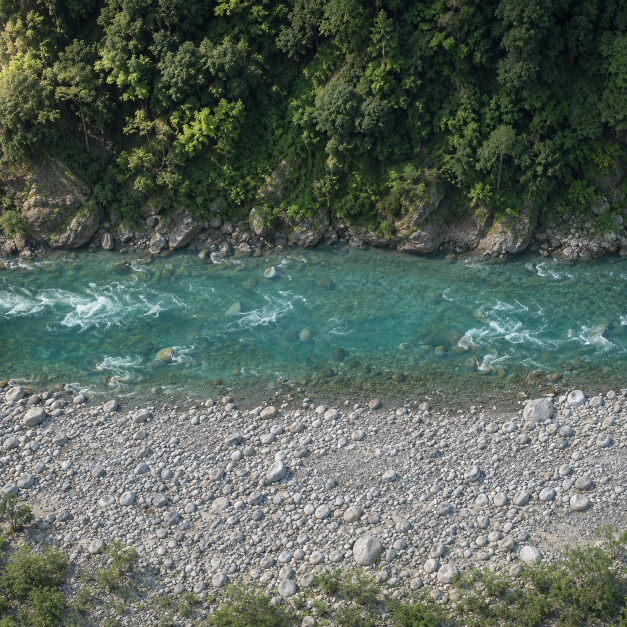
#> input picture assets/valley/anshun.webp, 1254 x 1254 px, given in place of zunyi.webp, which was not available (shown at 1/2 size)
$ python prepare_cinema_plates.py
#> lines starting #> are read from the running program, lines starting #| are printed output that depends on the picture
"""Prepare macro albedo for occupied sites; remove baked roofs from the ground.
Original artwork remains in assets/valley. Only remapped ground plates are emitted.
"""
from pathlib import Path
import numpy as np
from PIL import Image
from scipy.ndimage import gaussian_filter

root=Path(__file__).resolve().parents[1]/'assets'
out=root/'cinema/ground'
out.mkdir(parents=True,exist_ok=True)
for name in ['zunyi','liping','hadapu','baxi','huining','jiangtai','chishui','dawei']:
    image=Image.open(root/'valley'/(name+'.webp')).convert('RGB')
#> image is the input picture: PIL image 1254x1254 RGB; mean R, G, B 87.6, 101.4, 90.5
    rgb=np.asarray(image,dtype=np.float32)/255
    h,w=rgb.shape[:2];y,x=np.mgrid[0:h,0:w];u=x/w;v=y/h
#> after `h, w = rgb.shape[:2]`: h = 1254; w = 1254
    r,g,b=rgb.transpose(2,0,1)
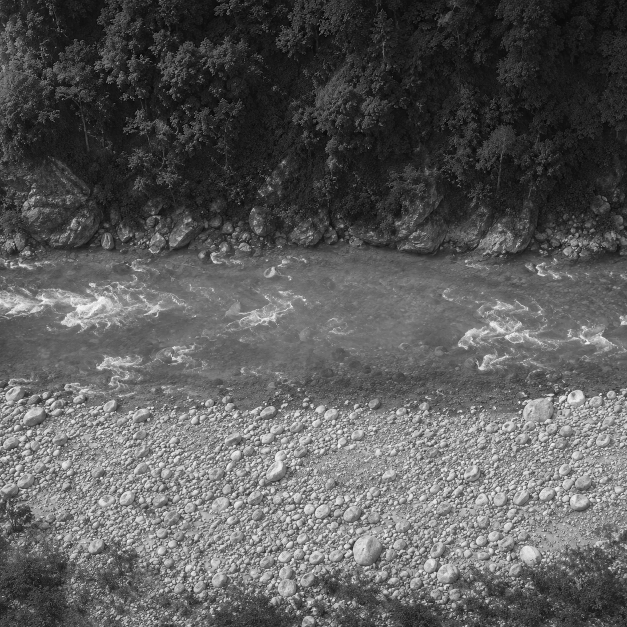
#> b: shape (1254, 1254) float32 (shown at 1/2 size); min 0, max 1, mean 0.355
    greenery=np.clip((g-b-.032)*11,0,1)*np.clip((g-r+.026)*18,0,1)
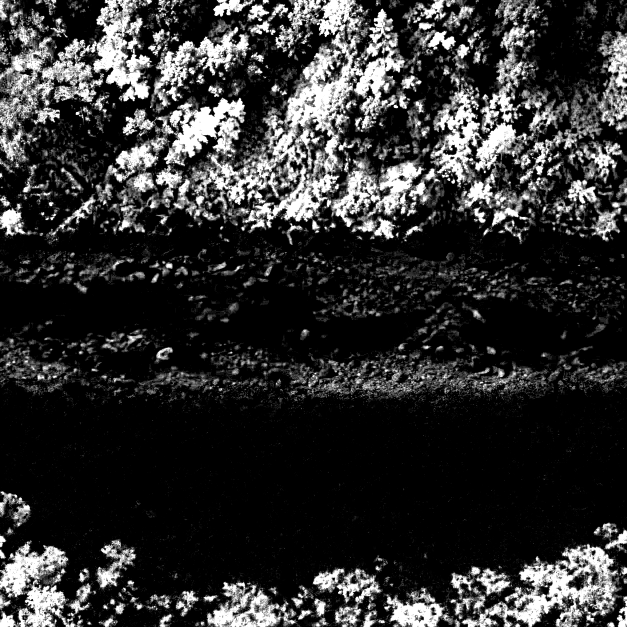
#> greenery: shape (1254, 1254) float32 (shown at 1/2 size); min 0, max 1, mean 0.191
    preserve=gaussian_filter(greenery,3.3)
    if name in ['chishui','dawei']:
        band=v if name=='chishui' else u
        preserve=np.maximum(preserve,np.clip((.125-np.abs(band-.5))*65,0,1))
    else:
        open_court=np.maximum(abs(u-.5)/.177,abs(v-.5)/.170)
        preserve=np.maximum(preserve,np.clip((1-open_court)*8,0,1))
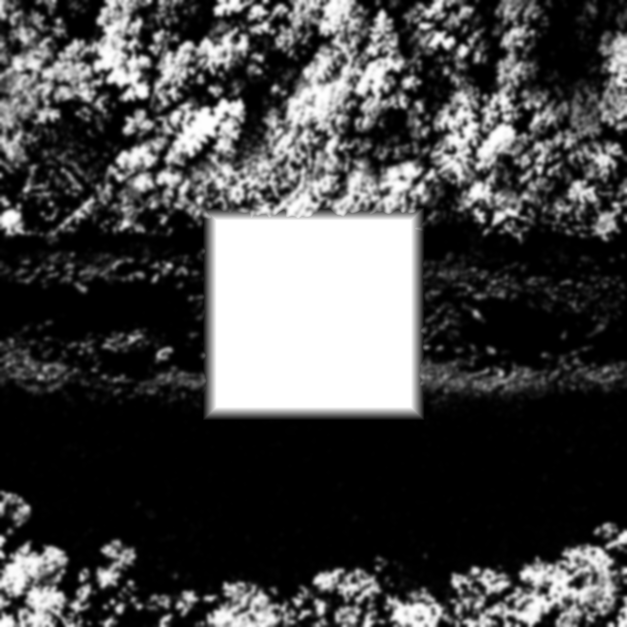
#> preserve: shape (1254, 1254) float64 (shown at 1/2 size); min 0, max 1, mean 0.286
    if name=='jiangtai':
        preserve=np.maximum(preserve,np.clip(abs(u-.5)*2+.18,0,1))
    low=gaussian_filter(rgb,(22,22,0))
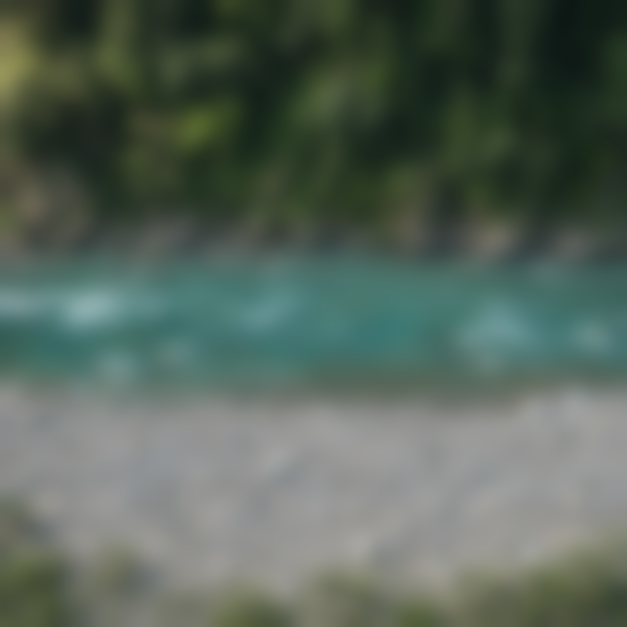
#> low: shape (1254, 1254, 3) float32 (shown at 1/2 size); mean R, G, B 0.344, 0.398, 0.355
    grit=np.asarray(Image.open(root/'valley/flagstone.webp').convert('L'),dtype=np.float32)/255
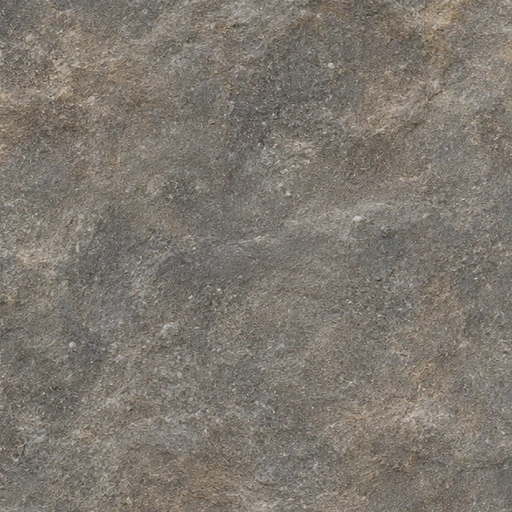
#> input picture assets/valley/flagstone.webp, 512 x 512 px
    detail=grit[y%grit.shape[0],x%grit.shape[1]]-grit.mean()
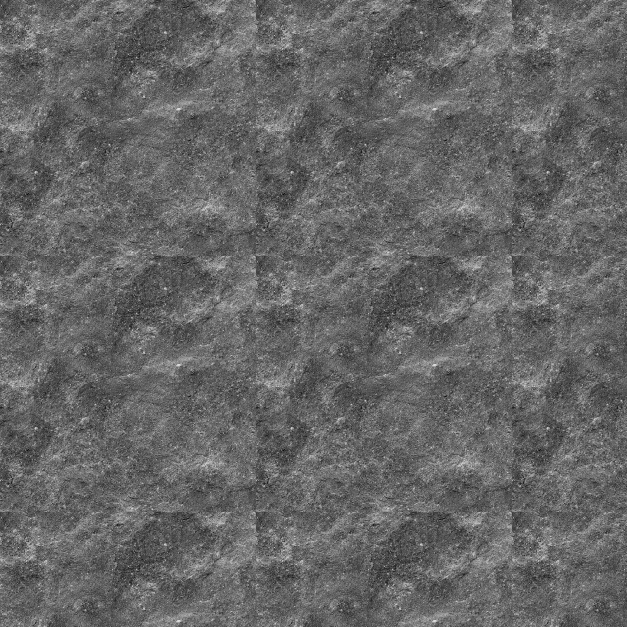
#> detail: shape (1254, 1254) float32 (shown at 1/2 size); min -0.25, max 0.374, mean -0.000116; drawn with min black and max white
    soil=low*.52+np.array([.48,.416,.314],dtype=np.float32)*.48+detail[:,:,None]*.37
    result=preserve[:,:,None]*rgb+(1-preserve[:,:,None])*soil
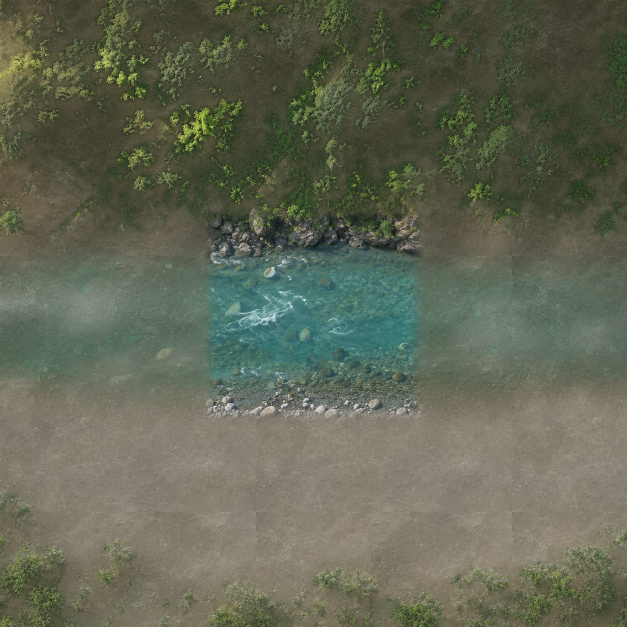
#> result: shape (1254, 1254, 3) float64 (shown at 1/2 size); mean R, G, B 0.385, 0.402, 0.332
    Image.fromarray(np.uint8(np.clip(result*255,0,255))).save(out/(name+'.webp'),quality=91,method=4)
#> pass 2 of the loop `for name in ['zunyi','liping','hadapu','baxi','huining','jiangtai','ch..`:
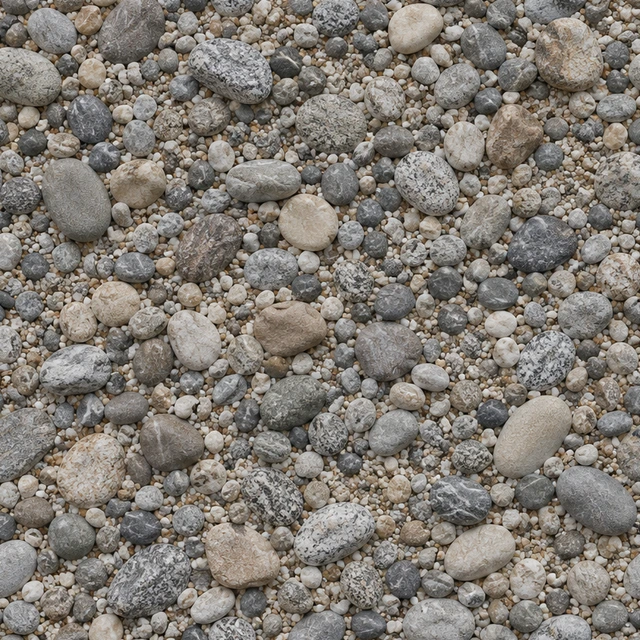
#> input picture assets/valley/bank-shingle.webp, 640 x 640 px, given in place of liping.webp, which was not available
#> image is the input picture: PIL image 640x640 RGB; mean R, G, B 129.4, 123.3, 115.7
#> rgb: shape (640, 640, 3) float32
#> r: shape (640, 640) float32
#> g: shape (640, 640) float32
#> b: shape (640, 640) float32
#> greenery: shape (640, 640) float32
#> low: shape (640, 640, 3) float32
#> `detail=grit[y%grit.shape[0],x%grit.shape[1]]-grit.mean()`:
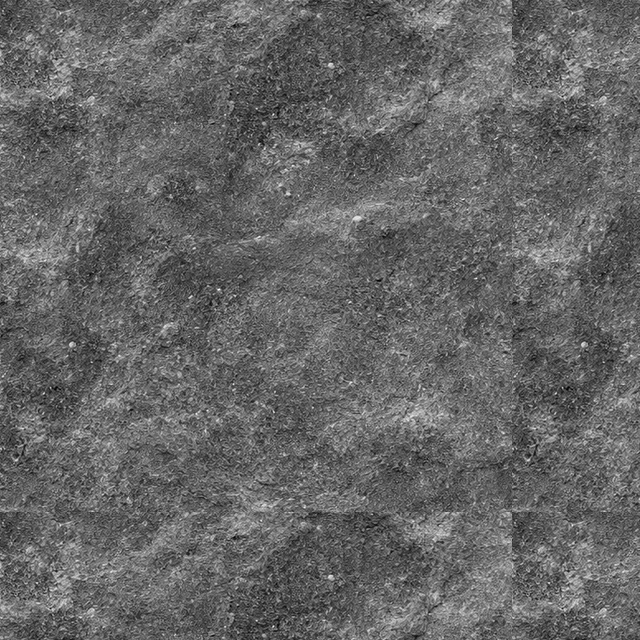
#> detail: shape (640, 640) float32; min -0.25, max 0.374, mean 0.000599; drawn with min black and max white
#> soil: shape (640, 640, 3) float32
#> `result=preserve[:,:,None]*rgb+(1-preserve[:,:,None])*soil`:
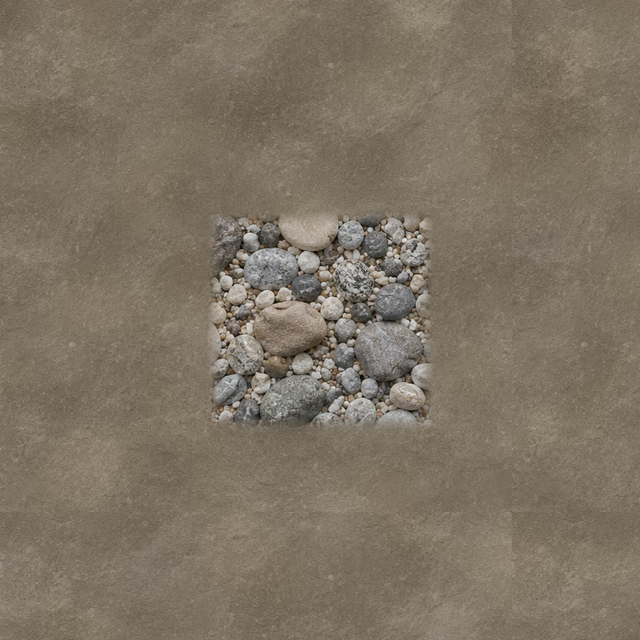
#> result: shape (640, 640, 3) float64; mean R, G, B 0.496, 0.455, 0.394
#> (the run stopped early here; a loop or call above may not have finished)
